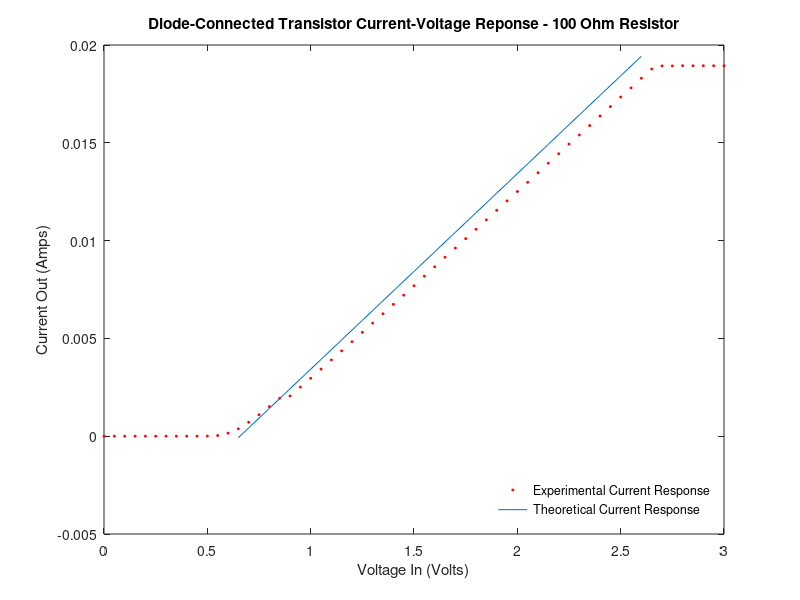
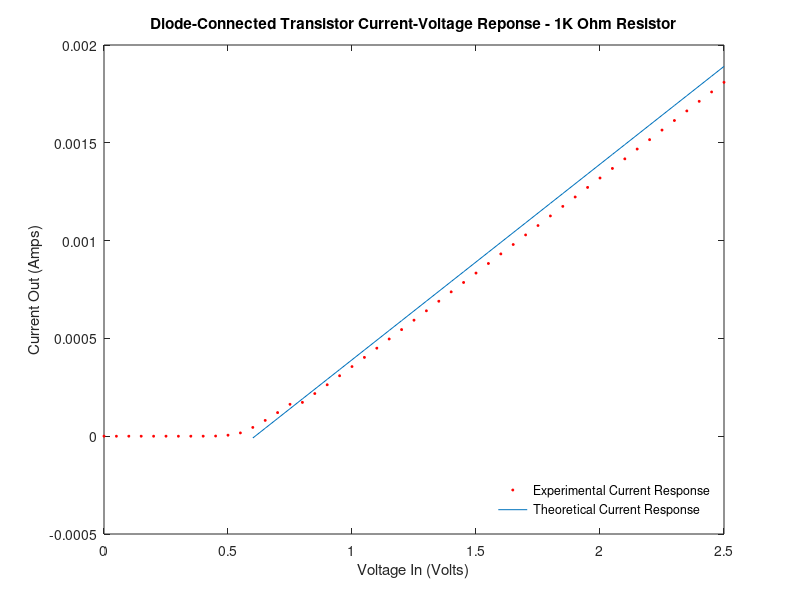
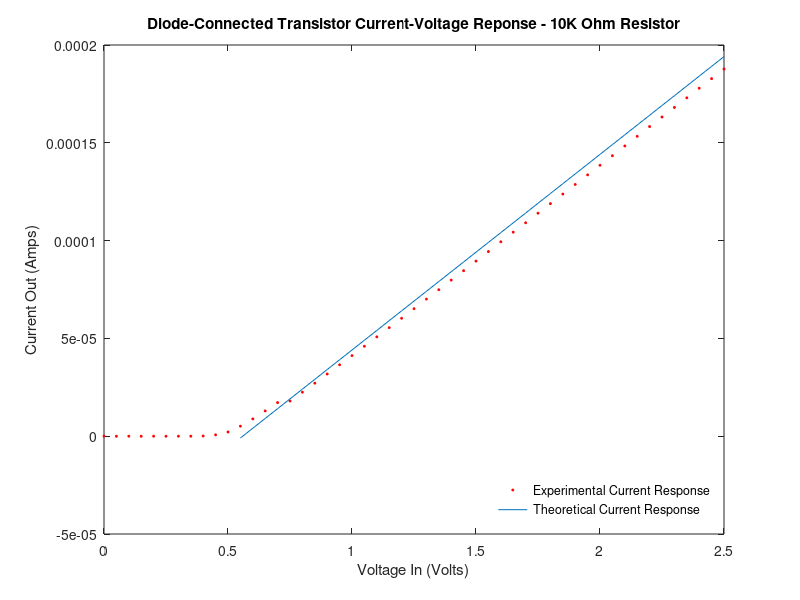
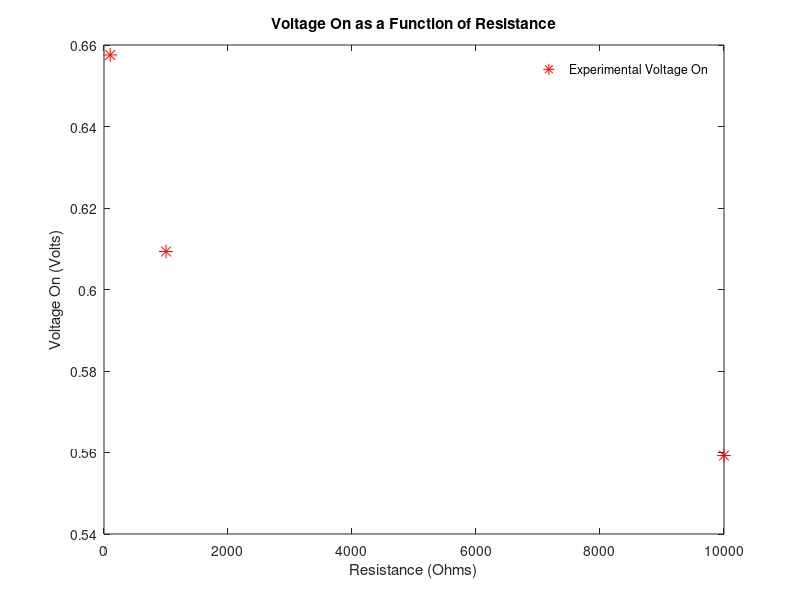

Write the MATLAB code that produced these figures, in order.
load('collected_data.mat');

% Calculate the Ut and Is for the circuit with each resistor
R100 = 100;
R1K = 1000;
R10K = 10000;

% use indices 8-12 because first few points are so close to zero they're
% basically garbage in semilog plot
p100 = polyfit(Vin_Exp2_100(8:12), log(Iout_Exp2_100(8:12)), 1);
Ut100 = abs(1/p100(1));
Is100 = abs(exp(p100(2)));

p1K = polyfit(Vin_Exp2_1K(8:12), log(Iout_Exp2_1K(8:12)), 1);
Ut1K = abs(1/p1K(1));
Is1K = abs(exp(p1K(2)));

p10K = polyfit(Vin_Exp2_10K(8:12), log(Iout_Exp2_10K(8:12)), 1);
Ut10K = abs(1/p10K(1));
Is10K = abs(exp(p10K(2)));

Ion100 = Ut100/100;
Ion1K = Ut1K/1000;
Ion10K = Ut10K/10000;
%% 
% First plot : Voltage - Voltage
% Experimental 
load('collected_data.mat');

plot(Vin_Exp2_100, Vout_Exp2_100, '*r','MarkerSize',2);
hold on;
plot(Vin_Exp2_1K, Vout_Exp2_1K, '*b','MarkerSize',2);
plot(Vin_Exp2_10K, Vout_Exp2_10K, '*g','MarkerSize',2);

% Theoretical will be some piecewise function.
for k = 1:length(Vin_Exp2_100)
    Vout100(k) = Ut100 * Vin_Exp2_100(k);
end


% TODO Theoretical fits for voltage-voltage plot.


title( "Diode-Connected Transistor Voltage-Voltage Response");
ylabel("Voltage Out (Volts)");
xlabel("Voltage In (Volts)");

legend('Experimental, 100 Ohms', 'Experimental, 1K Ohms','Experimental, 10K Ohms','Theoretical, 100 Ohms', 'Theoretical, 1K Ohms','Theoretical, 10K Ohms')
legend('boxoff')
legend('Location','southeast')


hold off;

%%
%THEORETICAL PLOT WORKS
% Third plot : Linear plot of current-voltage for 100 ohms

load('collected_data.mat');


plot(Vin_Exp2_100, Iout_Exp2_100, '*r','MarkerSize',2);
hold on;
% Theoretical will be some piecewise function.
% This is complicated becuase our Von is experimental as well.

% TODO Theoretical fits for voltage-voltage plot.
%Find Von from this plot's x-intercept of the linear part
Von100 = roots(polyfit(Vin_Exp2_100(13:51), Iout_Exp2_100(13:51), 1));
for i = 1:length(Vin_Exp2_100)
    if (Vin_Exp2_100(i) < Von100 - 0.01) %subtract 0.01 to smooth out the theoretical fit
        TheoreticalIout100(i) = Is100 * exp(Vin_Exp2_100(i)/Ut100);
    else
    TheoreticalIout100(i) = (Vin_Exp2_100(i)-Von100)/R100;
    end
end
plot(Vin_Exp2_100(14:53), TheoreticalIout100(14:53));

title( "Diode-Connected Transistor Current-Voltage Reponse - 100 Ohm Resistor");
ylabel("Current Out (Amps)");
xlabel("Voltage In (Volts)");

legend('Experimental Current Response', 'Theoretical Current Response');
legend('boxoff')
legend('Location','southeast')

hold off;

% Fourth plot : Linear plot of current-voltage for 1K ohms
figure
plot(Vin_Exp2_1K, Iout_Exp2_1K, '*r','MarkerSize',2);
hold on;
% Theoretical will be some piecewise function.
% This is complicated becuase our Von is experimental as well.

% TODO Theoretical fits for voltage-voltage plot.
%Find Von from this plot's x-intercept of the linear part
Von1K = roots(polyfit(Vin_Exp2_1K(13:51), Iout_Exp2_1K(13:51), 1));
for i = 1:length(Vin_Exp2_1K)
    if (Vin_Exp2_1K(i) < Von1K - 0.01) %subtract 0.01 to smooth out the theoretical fit
        TheoreticalIout1K(i) = Is1K * exp(Vin_Exp2_1K(i)/Ut1K);
    else
    TheoreticalIout1K(i) = (Vin_Exp2_1K(i)-Von1K)/R1K;
    end
end
plot(Vin_Exp2_1K(13:51), TheoreticalIout1K(13:51));

title( "Diode-Connected Transistor Current-Voltage Reponse - 1K Ohm Resistor");
ylabel("Current Out (Amps)");
xlabel("Voltage In (Volts)");

legend('Experimental Current Response', 'Theoretical Current Response');
legend('boxoff')
legend('Location','southeast')

hold off;

% Fifth plot : Linear plot of current-voltage for 10K ohms
figure
plot(Vin_Exp2_10K, Iout_Exp2_10K, '*r','MarkerSize',2);
hold on;
% Theoretical will be some piecewise function.
% This is complicated becuase our Von is experimental as well.

% TODO Theoretical fits for voltage-voltage plot.
%Find Von from this plot's x-intercept of the linear part
Von10K = roots(polyfit(Vin_Exp2_10K(13:51), Iout_Exp2_10K(13:51), 1));
for i = 1:length(Vin_Exp2_10K)
    if (Vin_Exp2_10K(i) < Von10K - 0.01) %subtract 0.01 to smooth out the theoretical fit
        TheoreticalIout10K(i) = Is100 * exp(Vin_Exp2_10K(i)/Ut10K);
    else
    TheoreticalIout10K(i) = (Vin_Exp2_10K(i)-Von10K)/R10K;
    end
end
plot(Vin_Exp2_10K(12:51), TheoreticalIout10K(12:51));

title( "Diode-Connected Transistor Current-Voltage Reponse - 10K Ohm Resistor");
ylabel("Current Out (Amps)");
xlabel("Voltage In (Volts)");

legend('Experimental Current Response', 'Theoretical Current Response');
legend('boxoff')
legend('Location','southeast')

hold off;
%%
% Sixth plot : Von as a function of Resistance
load('collected_data.mat');
hold on;

% Experimental
% Plot each indivdual points because I'm not about to play God.
figure
plot(R100, Von100, '*r', 'MarkerSize', 10);
hold on
plot(R1K, abs(Von1K), '*r', 'MarkerSize', 10);
hold on
plot(R10K, abs(Von10K), '*r', 'MarkerSize', 10);
hold on


title( "Voltage On as a Function of Resistance");
ylabel("Voltage On (Volts)");
xlabel("Resistance (Ohms)");

legend('Experimental Voltage On');
legend('boxoff')
legend('Location','northeast')

hold off;

%% Seventh plot : Ion as a function of R
% Sixth plot : Ion as a function of Resistance

% Experimental
% Plot each indivdual points because I'm not about to play God.
figure 
plot(R100, abs(Ion100), '*r', 'MarkerSize', 10);
% plot(R100, abs(TIon100), '*b', 'MarkerSize', 10);
hold on
plot(R1K, abs(Ion1K), '*r', 'MarkerSize', 10);
% plot(R1K, abs(TIon1K), '*b', 'MarkerSize', 10);
hold on
plot(R10K, abs(Ion10K), '*r', 'MarkerSize', 10);
% plot(R10K, abs(TIon10K), '*b', 'MarkerSize', 10);

title( "Current On as a Function of Resistance");
ylabel("Current On (Amps)");
xlabel("Resistance (Ohms)");

legend('Experimental Current On');
legend('boxoff')
legend('Location','northeast')

hold off;
%%
% Second plot : Current - Voltage Semilog plot
% Experimental 
load('collected_data.mat');

semilogy(Vin_Exp2_100, Iout_Exp2_100, '*r','MarkerSize',2);
hold on;
semilogy(Vin_Exp2_1K, Iout_Exp2_1K, '*b','MarkerSize',2);
semilogy(Vin_Exp2_10K, Iout_Exp2_10K, '*g','MarkerSize',2);
% Theoretical will be some piecewise function.

% TODO Theoretical fits for current-voltage plot.
semilogy(Vin_Exp2_100(1:14), TheoreticalIout100(1:14), '-k');
hold on
semilogy(Vin_Exp2_1K(1:14), TheoreticalIout1K(1:14), '-k');
semilogy(Vin_Exp2_10K(1:12), TheoreticalIout10K(1:12), '-k');

title( "Diode-Connected Transistor Current-Voltage Response");
ylabel("Current Out (Amps)");
xlabel("Voltage In (Volts)");

legend('Experimental, 100 Ohms', 'Experimental, 1K Ohms','Experimental, 10K Ohms','Theoretical, 100 Ohms', 'Theoretical, 1K Ohms','Theoretical, 10K Ohms')
legend('boxoff')
legend('Location','southeast')

hold off;
